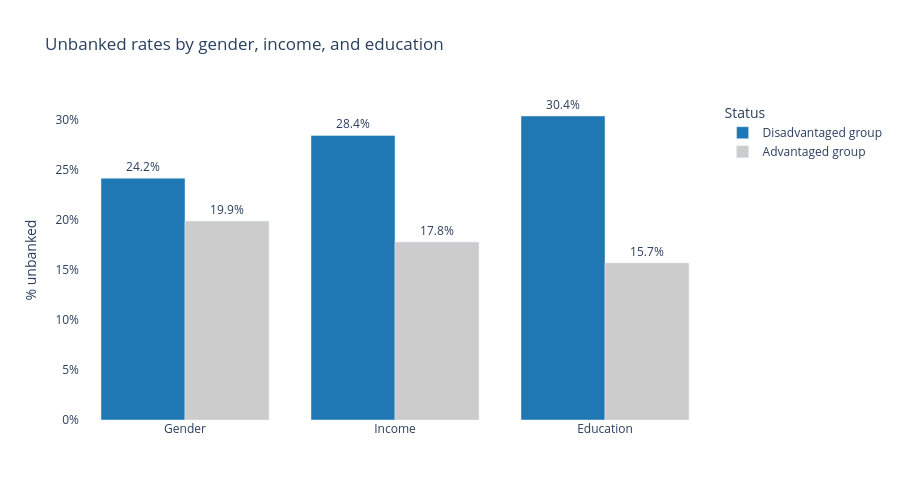

Notebook source saved alongside this figure:
### Code cell
# Create bar chart showing unbanked rates by demographic group
unbanked_df["Status"] = unbanked_df["group"].map({
    "Women": "Disadvantaged group",
    "Men": "Advantaged group",
    "Poorest 40%": "Disadvantaged group",
    "Richest 60%": "Advantaged group",
    "Primary or less": "Disadvantaged group",
    "Secondary or more": "Advantaged group",
})

unbanked_fig = px.bar(
    unbanked_df,
    x="dimension",
    y="unbanked_rate",
    color="Status",
    barmode="group",
    hover_data=["group"],
    text=unbanked_df["unbanked_rate"].mul(100).round(1).astype(str) + "%",
    color_discrete_map={"Advantaged group": "#cccccc", "Disadvantaged group": "#1f77b4"},
    title="Unbanked rates by gender, income, and education",
    labels={"unbanked_rate": "% unbanked", "dimension": ""},
)
unbanked_fig.update_traces(textposition="outside")
unbanked_fig.update_layout(yaxis_tickformat=".0%", height=500, plot_bgcolor="white")
unbanked_fig.show()

unbanked_fig.write_html("../outputs/unbanked_demographic_chart.html")

### Figure 1 — Plotly figure (JSON) as saved in the notebook; plotly's stock layout.template omitted (floating-point values rounded to 4 significant figures)
{"data": [{"alignmentgroup": "True", "customdata": [["Women"], ["Poorest 40%"], ["Primary or less"]], "hovertemplate": "Status=Disadvantaged group<br>=%{x}<br>% unbanked=%{y}<br>text=%{text}<br>group=%{customdata[0]}<extra></extra>", "legendgroup": "Disadvantaged group", "marker": {"color": "#1f77b4", "pattern": {"shape": ""}}, "name": "Disadvantaged group", "offsetgroup": "Disadvantaged group", "orientation": "v", "showlegend": true, "text": ["24.2%", "28.4%", "30.4%"], "textposition": "outside", "type": "bar", "x": ["Gender", "Income", "Education"], "xaxis": "x", "y": [0.2416, 0.2844, 0.3038], "yaxis": "y"}, {"alignmentgroup": "True", "customdata": [["Men"], ["Richest 60%"], ["Secondary or more"]], "hovertemplate": "Status=Advantaged group<br>=%{x}<br>% unbanked=%{y}<br>text=%{text}<br>group=%{customdata[0]}<extra></extra>", "legendgroup": "Advantaged group", "marker": {"color": "#cccccc", "pattern": {"shape": ""}}, "name": "Advantaged group", "offsetgroup": "Advantaged group", "orientation": "v", "showlegend": true, "text": ["19.9%", "17.8%", "15.7%"], "textposition": "outside", "type": "bar", "x": ["Gender", "Income", "Education"], "xaxis": "x", "y": [0.1988, 0.1778, 0.157], "yaxis": "y"}], "layout": {"barmode": "group", "height": 500, "legend": {"title": {"text": "Status"}, "tracegroupgap": 0}, "plot_bgcolor": "white", "title": {"text": "Unbanked rates by gender, income, and education"}, "xaxis": {"anchor": "y", "domain": [0, 1], "title": {"text": ""}}, "yaxis": {"anchor": "x", "domain": [0, 1], "tickformat": ".0%", "title": {"text": "% unbanked"}}}}
